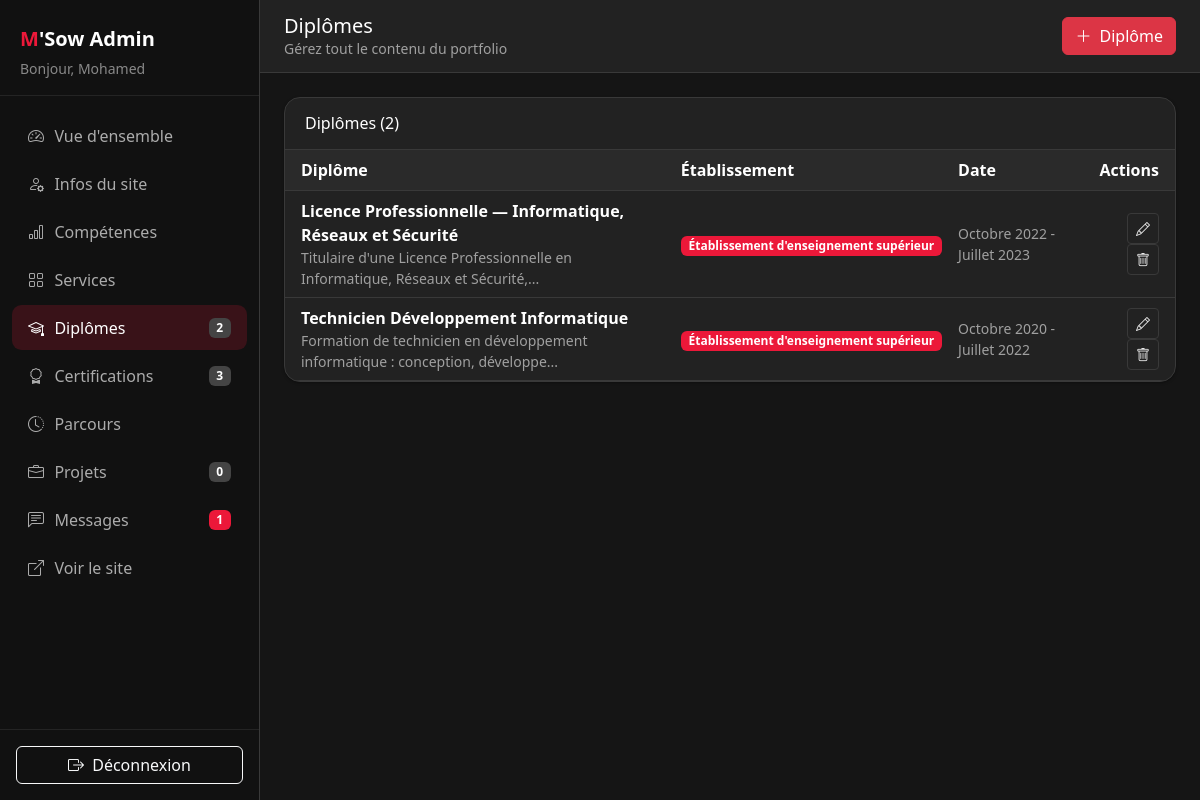
The app's page /dashboard.php?tab=diplomes (signed in) with its own data.
### tables this page shows
CREATE TABLE `site_diplomes` (
  `id` int NOT NULL AUTO_INCREMENT,
  `title` varchar(200) NOT NULL,
  `issuer` varchar(150) NOT NULL,
  `date_label` varchar(120) NOT NULL DEFAULT '',
  `description` text,
  `url` varchar(500) DEFAULT NULL,
  `image` varchar(500) DEFAULT NULL,
  `icon` varchar(80) NOT NULL DEFAULT 'fa fa-graduation-cap',
  `sort_order` int NOT NULL DEFAULT '0',
  PRIMARY KEY (`id`)
);

### config.php (called while the page is built, shortened)
<?php
function Connexion(){
    $db = getDbConfig();
    try {
        $cnx = new PDO(
            'mysql:host=' . $db['host'] . ';dbname=' . $db['dbname'] . ';charset=utf8mb4',
            $db['user'],
            $db['pass'],
            [
                PDO::ATTR_ERRMODE => PDO::ERRMODE_EXCEPTION,
                PDO::ATTR_DEFAULT_FETCH_MODE => PDO::FETCH_ASSOC
            ]
        );
    } catch (PDOException $e) {
        die("Erreur de connexion à la base de données : " . $e->getMessage());
    }
    return $cnx;
}
function recupererMessages() {
    $cnx = Connexion();
    $req = $cnx->prepare("SELECT id, prenom, nom, email, message, date FROM messages ORDER BY date DESC");
    $req->execute();
    return $req->fetchAll(PDO::FETCH_ASSOC);
}
function recupererProjets() {
    $cnx = Connexion();
    $req = $cnx->prepare(
        "SELECT * FROM projects ORDER BY published_at DESC"
    );
    $req->execute();
    return $req->fetchAll();
}
function obtenirReglages(): array {
    $cnx = Connexion();
    $rows = $cnx->query("SELECT setting_key, setting_value FROM site_settings")->fetchAll();
    $settings = [];
    foreach ($rows as $row) {
        $settings[$row['setting_key']] = $row['setting_value'];
    }
    return $settings;
}
function recupererDiplomes(): array {
    $cnx = Connexion();
    return $cnx->query("SELECT * FROM site_diplomes ORDER BY sort_order ASC, id ASC")->fetchAll();
}
function recupererCertifications(): array {
    $cnx = Connexion();
    return $cnx->query("SELECT * FROM site_certifications ORDER BY sort_order ASC, id ASC")->fetchAll();
}

### dashboard.php (the view, shortened to what this page needs)
<?php
require_once 'config.php';
$tab = $_GET['tab'] ?? 'overview';
$s = obtenirReglages();
$messages = recupererMessages();
$projects = recupererProjets();
$diplomes = recupererDiplomes();
$certifications = recupererCertifications();
$countProjects = count($projects);
$countMessages = count($messages);
$countDiplomes = count($diplomes);
$countCertifications = count($certifications);
$userName = $_SESSION['user_name'] ?? 'Admin';
$tabTitles = [
    'overview' => 'Tableau de bord',
    'profile' => 'Infos du site',
    'skills' => 'Compétences',
    'services' => 'Services',
    'diplomes' => 'Diplômes',
    'certifications' => 'Certifications',
    'timeline' => 'Parcours',
    'projects' => 'Projets',
    'messages' => 'Messages',
];
function he(?string $v): string {
    return htmlspecialchars($v ?? '', ENT_QUOTES, 'UTF-8');
}
?>
<!DOCTYPE html>
<html lang="fr">
<head>
    <link href="https://cdn.jsdelivr.net/npm/bootstrap@5.3.3/dist/css/bootstrap.min.css" rel="stylesheet">
    <link rel="stylesheet" href="https://cdn.jsdelivr.net/npm/bootstrap-icons@1.11.3/font/bootstrap-icons.min.css">
</head>
<body class="dashboard-dark">
<aside class="sidebar" id="sidebar">
    <div class="sidebar-brand">
        <div class="logo fs-5 fw-bold"><span><?= he($s['logo_letter'] ?? 'M') ?></span><?= he($s['logo_text'] ?? "'Sow") ?> Admin</div>
        <div class="small text-white-50 mt-1">Bonjour, <?= he($userName) ?></div>
    </div>
    <nav class="nav flex-column py-3">
        <a class="nav-link <?= $tab === 'overview' ? 'active' : '' ?>" href="dashboard.php?tab=overview"><i class="bi bi-speedometer2"></i> Vue d'ensemble</a>
        <a class="nav-link <?= $tab === 'profile' ? 'active' : '' ?>" href="dashboard.php?tab=profile"><i class="bi bi-person-gear"></i> Infos du site</a>
        <a class="nav-link <?= $tab === 'skills' ? 'active' : '' ?>" href="dashboard.php?tab=skills"><i class="bi bi-bar-chart"></i> Compétences</a>
        <a class="nav-link <?= $tab === 'services' ? 'active' : '' ?>" href="dashboard.php?tab=services"><i class="bi bi-grid"></i> Services</a>
        <a class="nav-link <?= $tab === 'diplomes' ? 'active' : '' ?>" href="dashboard.php?tab=diplomes"><i class="bi bi-mortarboard"></i> Diplômes <span class="badge text-bg-secondary"><?= $countDiplomes ?></span></a>
        <a class="nav-link <?= $tab === 'certifications' ? 'active' : '' ?>" href="dashboard.php?tab=certifications"><i class="bi bi-award"></i> Certifications <span class="badge text-bg-secondary"><?= $countCertifications ?></span></a>
        <a class="nav-link <?= $tab === 'timeline' ? 'active' : '' ?>" href="dashboard.php?tab=timeline"><i class="bi bi-clock-history"></i> Parcours</a>
        <a class="nav-link <?= $tab === 'projects' ? 'active' : '' ?>" href="dashboard.php?tab=projects"><i class="bi bi-briefcase"></i> Projets <span class="badge text-bg-secondary"><?= $countProjects ?></span></a>
        <a class="nav-link <?= $tab === 'messages' ? 'active' : '' ?>" href="dashboard.php?tab=messages"><i class="bi bi-chat-left-text"></i> Messages <span class="badge text-bg-danger"><?= $countMessages ?></span></a>
        <a class="nav-link" id="voirSiteLink" href="index.php"><i class="bi bi-box-arrow-up-right"></i> Voir le site</a>
    </nav>
    <div class="sidebar-footer">
        <a class="btn btn-outline-light w-100" href="logout.php"><i class="bi bi-box-arrow-right me-1"></i> Déconnexion</a>
    </div>
</aside>
<div class="main-wrap">
    <header class="topbar">
        <div class="d-flex align-items-center gap-2">
            <div>
                <h1 class="h5 mb-0"><?= he($tabTitles[$tab]) ?></h1>
                <div class="small text-muted d-none d-sm-block">Gérez tout le contenu du portfolio</div>
            </div>
        </div>
        <?php if ($tab === 'projects' || $tab === 'overview'): ?>
            <button class="btn btn-danger" data-bs-toggle="modal" data-bs-target="#modalAjoutProjet"><i class="bi bi-plus-lg me-1"></i> Nouveau projet</button>
        <?php elseif ($tab === 'skills'): ?>
            <button class="btn btn-danger" data-bs-toggle="modal" data-bs-target="#modalAjoutSkill"><i class="bi bi-plus-lg me-1"></i> Compétence</button>
        <?php elseif ($tab === 'services'): ?>
            <button class="btn btn-danger" data-bs-toggle="modal" data-bs-target="#modalAjoutService"><i class="bi bi-plus-lg me-1"></i> Service</button>
        <?php elseif ($tab === 'diplomes'): ?>
            <button class="btn btn-danger" data-bs-toggle="modal" data-bs-target="#modalAjoutDiplome"><i class="bi bi-plus-lg me-1"></i> Diplôme</button>
        <?php elseif ($tab === 'certifications'): ?>
            <button class="btn btn-danger" data-bs-toggle="modal" data-bs-target="#modalAjoutCert"><i class="bi bi-plus-lg me-1"></i> Certification</button>
        <?php elseif ($tab === 'timeline'): ?>
            <button class="btn btn-danger" data-bs-toggle="modal" data-bs-target="#modalAjoutTimeline"><i class="bi bi-plus-lg me-1"></i> Entrée</button>
        <?php endif; ?>
    </header>
    <main class="content">
        <?php if ($tab === 'diplomes'): ?>
            <div class="panel">
                <div class="panel-header"><h2 class="h6 mb-0">Diplômes (<?= count($diplomes) ?>)</h2></div>
                <div class="table-responsive">
                    <table class="table table-hover mb-0">
                        <thead class="table-light">
                            <tr>
                                <th class="ps-3">Diplôme</th>
                                <th>Établissement</th>
                                <th class="d-none d-md-table-cell">Date</th>
                                <th class="text-end pe-3">Actions</th>
                            </tr>
                        </thead>
                        <tbody>
                        <?php foreach ($diplomes as $diplome): $imgSrc = !empty($diplome['image']) ? $diplome['image'] : ''; ?>
                            <tr>
                                <td class="ps-3">
                                    <div class="d-flex align-items-center gap-2">
                                        <div>
                                            <div class="fw-semibold"><?= he($diplome['title']) ?></div>
                                            <div class="small text-muted"><?= he(mb_strimwidth($diplome['description'] ?? '', 0, 80, '...')) ?></div>
                                        </div>
                                    </div>
                                </td>
                                <td><span class="badge text-bg-danger"><?= he($diplome['issuer']) ?></span></td>
                                <td class="d-none d-md-table-cell small text-muted"><?= he($diplome['date_label']) ?></td>
                                <td class="text-end pe-3">
                                    <button class="btn btn-sm btn-outline-primary" data-bs-toggle="modal" data-bs-target="#editDiplome<?= (int)$diplome['id'] ?>"><i class="bi bi-pencil"></i></button>
                                    <form method="POST" class="d-inline" onsubmit="return confirm('Supprimer ce diplôme ?')">
                                        <button type="submit" name="delete_diplome" value="<?= (int)$diplome['id'] ?>" class="btn btn-sm btn-outline-danger"><i class="bi bi-trash"></i></button>
                                    </form>
                                </td>
                            </tr>
                        <?php endforeach; ?>
                        </tbody>
                    </table>
                </div>
            </div>
        <?php endif; ?>
    </main>
</div>
</body>
</html>

### dashboard.php (style rules this page uses)
:root { --sidebar-w: 260px; --brand: #ec1839; --ink: #e9e9e9; --ink-muted: #a0a0a0; --surface: #151515; --panel: #222222; --panel-2: #2a2a2a; --border: #393939; --input-bg: #1c1c1c; }
body { background: var(--surface); color: var(--ink); }
.sidebar { width: var(--sidebar-w); min-height: 100vh; background: #111111; color: #fff; position: fixed; inset: 0 auto 0 0; z-index: 1040; display: flex; flex-direction: column; transition: transform .25s ease; border-right: 1px solid var(--border); }
.sidebar-brand { padding: 1.5rem 1.25rem 1rem; border-bottom: 1px solid rgba(255,255,255,.08); }
.sidebar-brand .logo span { color: var(--brand); }
.sidebar .nav-link { color: rgba(255,255,255,.65); border-radius: .6rem; padding: .65rem 1rem; margin: .1rem .75rem; display: flex; align-items: center; gap: .65rem; }
.sidebar .nav-link:hover, .sidebar .nav-link.active { color: #fff; background: rgba(236,24,57,.18); }
.sidebar .nav-link .badge { margin-left: auto; }
.sidebar-footer { margin-top: auto; padding: 1rem; border-top: 1px solid rgba(255,255,255,.08); }
.main-wrap { margin-left: var(--sidebar-w); min-height: 100vh; }
.topbar { background: var(--panel); border-bottom: 1px solid var(--border); padding: .85rem 1.5rem; display: flex; align-items: center; justify-content: space-between; gap: 1rem; position: sticky; top: 0; z-index: 1020; color: #fff; }
.topbar .text-muted, .topbar .small { color: var(--ink-muted) !important; }
.content { padding: 1.5rem; }
.stat-card, .panel { background: var(--panel); border-radius: 1rem; box-shadow: 0 1px 3px rgba(0,0,0,.35); border: 1px solid var(--border); color: var(--ink); }
.panel { overflow: hidden; }
.panel-header { padding: 1rem 1.25rem; border-bottom: 1px solid var(--border); display: flex; flex-wrap: wrap; gap: .75rem; align-items: center; justify-content: space-between; color: #fff; }
.table { --bs-table-bg: transparent; --bs-table-color: var(--ink); --bs-table-border-color: var(--border); --bs-table-hover-bg: rgba(255,255,255,.04); --bs-table-hover-color: #fff; color: var(--ink); }
.table > :not(caption) > * > * { vertical-align: middle; background: transparent; color: inherit; border-bottom-color: var(--border); }
.table thead.table-light, .table-light { --bs-table-bg: var(--panel-2); --bs-table-color: #fff; --bs-table-border-color: var(--border); background: var(--panel-2); color: #fff; }
.text-muted, .small.text-muted, .table .text-muted { color: var(--ink-muted) !important; }
.fw-semibold, .fw-bold, h1, h2, h3, h4, h5, h6 { color: #fff; }
.btn-outline-secondary, .btn-outline-primary, .btn-outline-danger, .btn-light { --bs-btn-color: var(--ink); --bs-btn-border-color: var(--border); --bs-btn-hover-bg: var(--panel-2); --bs-btn-hover-border-color: #555; --bs-btn-hover-color: #fff; background: transparent; color: var(--ink); border-color: var(--border); }
.btn-outline-primary { --bs-btn-color: #6ea8fe; --bs-btn-border-color: rgba(110,168,254,.45); }
.btn-outline-danger { --bs-btn-color: #ff6b81; --bs-btn-border-color: rgba(255,107,129,.45); }
.badge.text-bg-secondary { background: #444 !important; color: #fff !important; }
.text-bg-danger { background: var(--brand) !important; }
a { color: #ff6b81; }

### records on screen
site_diplomes: title "Licence Professionnelle — Informatique, Réseaux et Sécurité", description "Titulaire d'une Licence Professionnelle en Informatique, Réseaux et Sécurité,...", issuer "Établissement d'enseignement supérieur", date_label "Octobre 2022 - Juillet 2023", $diplome['id'] 1 (drawn)
site_diplomes: title "Technicien Développement Informatique", description "Formation de technicien en développement informatique : conception, développe...", issuer "Établissement d'enseignement supérieur", date_label "Octobre 2020 - Juillet 2022", $diplome['id'] 2 (drawn)

### other values on screen
he($s['logo_letter'] ?? 'M') "M"
he($s['logo_text'] ?? "'Sow") "'Sow"
he($userName) "Mohamed"
$countDiplomes "2"
$countCertifications "3"
$countProjects "0"
$countMessages "1"
he($tabTitles[$tab]) "Diplômes"
count($diplomes) "2"
